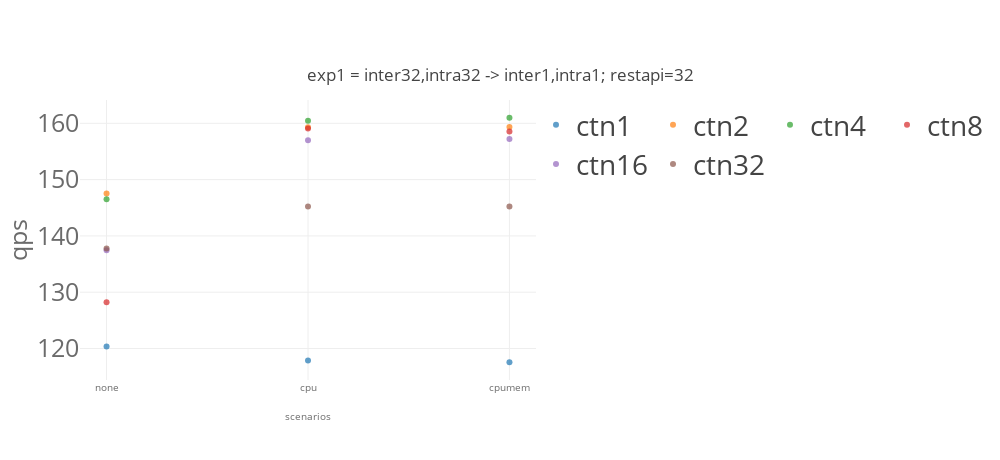
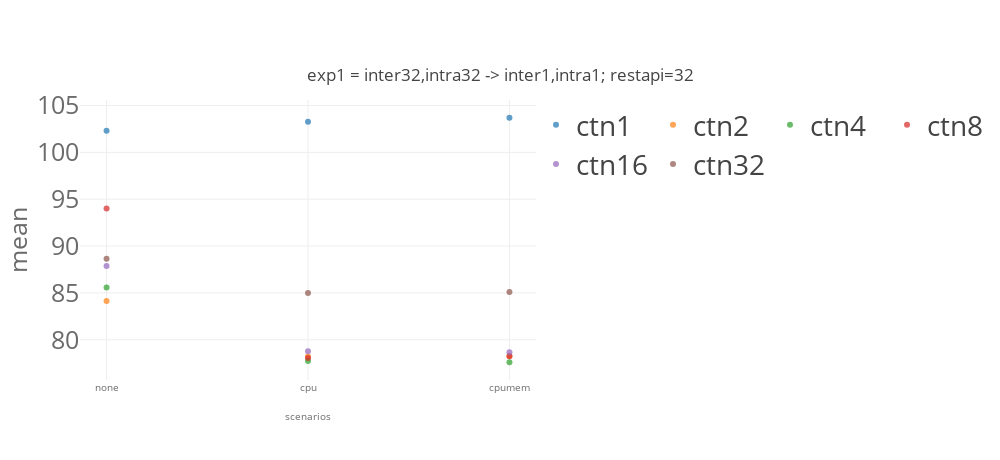
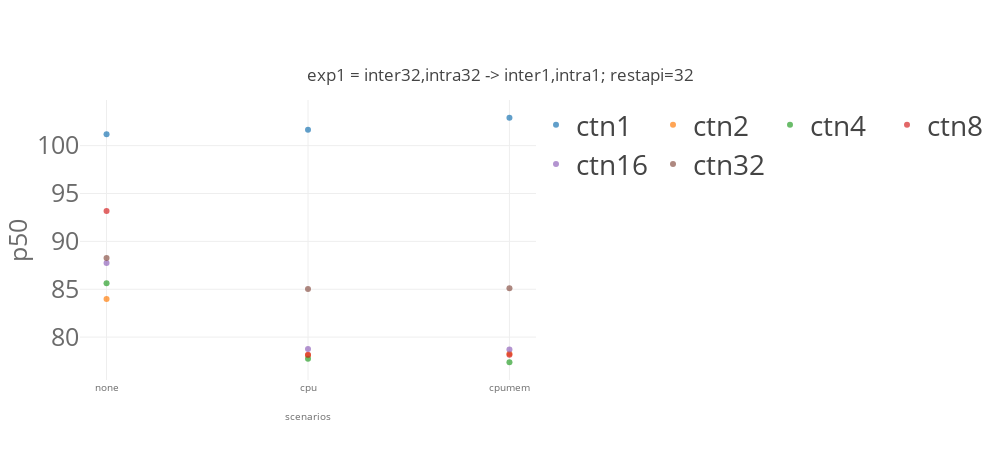

Source (notebook cell) for these figures, in order:
### Code cell
import matplotlib
import matplotlib.pyplot as plt
import numpy as np
from svglib.svglib import svg2rlg
from reportlab.graphics import renderPDF
from reportlab.pdfgen import canvas

from numpy import percentile, mean, std
import plotly.graph_objects as go

from plotly.offline import init_notebook_mode, iplot

import plotly.io as pio
pio.templates.default = "none"
# pio.templates.default = "simple_white"

import plotly.graph_objects as go
from plotly.subplots import make_subplots
import pandas as pd
# import plotly.express as px

for x in ['qps','mean','p50','p90','p99','p999']:
    for cbatch in [10]:
        for model_name in ['resnet']:
            list_traces = []
            for numctn in [1,2,4,8,16,32]: 
                dfg_bench = dfg[(dfg['benchmark']== model_name)  & (dfg['cbatch']==cbatch) & (dfg['numctn']==numctn) &\
                            ((dfg['k8senv']=='none') |\
                             (dfg['k8senv']=='cpumem')| (dfg['k8senv']=='cpumemory'))]
#                 print(dfg_bench)


                #data
                trace = go.Scatter(
                    name="ctn"+str(numctn),
                    x=[ 'none','cpu','cpumem'],
                    y= dfg_bench[x].values.tolist(),
        #             error_y = dict(type='data', array=df1_bench['model_time_std'].values.tolist()),
                    opacity=0.7,
                    mode='markers'
                )
                list_traces.append(trace)



            #layout
            layout = go.Layout(
                title={
                    'text': "exp1 = inter32,intra32 -> inter1,intra1; restapi=32" ,
                    'y':0.85,
                    'x':0.5,
                    'xanchor': 'center',
                    'yanchor': 'top'},
                width=1000,
                height=460,
                xaxis=dict(
                    title= "scenarios",
                    tickvals=[ 'none','cpu','cpumem'],
                    titlefont=dict(
                        size=10,
                        color='rgb(107, 107, 107)'
                    ),
                    tickfont=dict(
                        size=10,
                        color='rgb(107, 107, 107)'
                    )
                ),
                yaxis=dict(
                    title= x,
                    automargin=True,
                    titlefont=dict(
                        size=25,
                        color='rgb(107, 107, 107)'
                    ),
                    tickfont=dict(
                        size=25,
                        color='rgb(107, 107, 107)'
                    ),    
                ),
                legend=dict(
                    x=1.0,
                    y=1.0,
                    bgcolor='rgba(255, 255, 255, 0)',
                    bordercolor='rgba(255, 255, 255, 0)',
                    font = dict( size = 28)
                ),
                barmode='group',
                bargap=0.15,
                bargroupgap=0.08
        #         legend_orientation="h"
            )

        data = list_traces
        fig = go.Figure(data=data, layout=layout)
        fig.update_layout(legend_orientation="h")
        fig.show()    

    #     fig.write_image(path + model_name + k8senv +'.pdf')

### Figure 1 — Plotly figure (JSON) as saved in the notebook; plotly's stock layout.template omitted (floating-point values rounded to 4 significant figures)
{"data": [{"mode": "markers", "name": "ctn1", "opacity": 0.7, "type": "scatter", "x": ["none", "cpu", "cpumem"], "y": [120.4, 117.9, 117.6]}, {"mode": "markers", "name": "ctn2", "opacity": 0.7, "type": "scatter", "x": ["none", "cpu", "cpumem"], "y": [147.5, 159.3, 159.4]}, {"mode": "markers", "name": "ctn4", "opacity": 0.7, "type": "scatter", "x": ["none", "cpu", "cpumem"], "y": [146.5, 160.5, 161.0]}, {"mode": "markers", "name": "ctn8", "opacity": 0.7, "type": "scatter", "x": ["none", "cpu", "cpumem"], "y": [128.2, 159.1, 158.6]}, {"mode": "markers", "name": "ctn16", "opacity": 0.7, "type": "scatter", "x": ["none", "cpu", "cpumem"], "y": [137.5, 157.0, 157.2]}, {"mode": "markers", "name": "ctn32", "opacity": 0.7, "type": "scatter", "x": ["none", "cpu", "cpumem"], "y": [137.8, 145.2, 145.2]}], "layout": {"bargap": 0.15, "bargroupgap": 0.08, "barmode": "group", "height": 460, "legend": {"bgcolor": "rgba(255, 255, 255, 0)", "bordercolor": "rgba(255, 255, 255, 0)", "font": {"size": 28}, "orientation": "h", "x": 1, "y": 1}, "title": {"text": "exp1 = inter32,intra32 -> inter1,intra1; restapi=32", "x": 0.5, "xanchor": "center", "y": 0.85, "yanchor": "top"}, "width": 1000, "xaxis": {"tickfont": {"color": "rgb(107, 107, 107)", "size": 10}, "tickvals": ["none", "cpu", "cpumem"], "title": {"font": {"color": "rgb(107, 107, 107)", "size": 10}, "text": "scenarios"}}, "yaxis": {"automargin": true, "tickfont": {"color": "rgb(107, 107, 107)", "size": 25}, "title": {"font": {"color": "rgb(107, 107, 107)", "size": 25}, "text": "qps"}}}}

### Figure 2 — Plotly figure (JSON) as saved in the notebook; plotly's stock layout.template omitted (floating-point values rounded to 4 significant figures)
{"data": [{"mode": "markers", "name": "ctn1", "opacity": 0.7, "type": "scatter", "x": ["none", "cpu", "cpumem"], "y": [102.3, 103.3, 103.7]}, {"mode": "markers", "name": "ctn2", "opacity": 0.7, "type": "scatter", "x": ["none", "cpu", "cpumem"], "y": [84.15, 78.21, 78.27]}, {"mode": "markers", "name": "ctn4", "opacity": 0.7, "type": "scatter", "x": ["none", "cpu", "cpumem"], "y": [85.57, 77.73, 77.6]}, {"mode": "markers", "name": "ctn8", "opacity": 0.7, "type": "scatter", "x": ["none", "cpu", "cpumem"], "y": [94.02, 78.04, 78.24]}, {"mode": "markers", "name": "ctn16", "opacity": 0.7, "type": "scatter", "x": ["none", "cpu", "cpumem"], "y": [87.87, 78.77, 78.68]}, {"mode": "markers", "name": "ctn32", "opacity": 0.7, "type": "scatter", "x": ["none", "cpu", "cpumem"], "y": [88.66, 84.99, 85.1]}], "layout": {"bargap": 0.15, "bargroupgap": 0.08, "barmode": "group", "height": 460, "legend": {"bgcolor": "rgba(255, 255, 255, 0)", "bordercolor": "rgba(255, 255, 255, 0)", "font": {"size": 28}, "orientation": "h", "x": 1, "y": 1}, "title": {"text": "exp1 = inter32,intra32 -> inter1,intra1; restapi=32", "x": 0.5, "xanchor": "center", "y": 0.85, "yanchor": "top"}, "width": 1000, "xaxis": {"tickfont": {"color": "rgb(107, 107, 107)", "size": 10}, "tickvals": ["none", "cpu", "cpumem"], "title": {"font": {"color": "rgb(107, 107, 107)", "size": 10}, "text": "scenarios"}}, "yaxis": {"automargin": true, "tickfont": {"color": "rgb(107, 107, 107)", "size": 25}, "title": {"font": {"color": "rgb(107, 107, 107)", "size": 25}, "text": "mean"}}}}

### Figure 3 — Plotly figure (JSON) as saved in the notebook; plotly's stock layout.template omitted (floating-point values rounded to 4 significant figures)
{"data": [{"mode": "markers", "name": "ctn1", "opacity": 0.7, "type": "scatter", "x": ["none", "cpu", "cpumem"], "y": [101.2, 101.7, 102.9]}, {"mode": "markers", "name": "ctn2", "opacity": 0.7, "type": "scatter", "x": ["none", "cpu", "cpumem"], "y": [83.98, 78.09, 78.25]}, {"mode": "markers", "name": "ctn4", "opacity": 0.7, "type": "scatter", "x": ["none", "cpu", "cpumem"], "y": [85.62, 77.74, 77.37]}, {"mode": "markers", "name": "ctn8", "opacity": 0.7, "type": "scatter", "x": ["none", "cpu", "cpumem"], "y": [93.18, 78.14, 78.16]}, {"mode": "markers", "name": "ctn16", "opacity": 0.7, "type": "scatter", "x": ["none", "cpu", "cpumem"], "y": [87.73, 78.75, 78.7]}, {"mode": "markers", "name": "ctn32", "opacity": 0.7, "type": "scatter", "x": ["none", "cpu", "cpumem"], "y": [88.28, 85.03, 85.1]}], "layout": {"bargap": 0.15, "bargroupgap": 0.08, "barmode": "group", "height": 460, "legend": {"bgcolor": "rgba(255, 255, 255, 0)", "bordercolor": "rgba(255, 255, 255, 0)", "font": {"size": 28}, "orientation": "h", "x": 1, "y": 1}, "title": {"text": "exp1 = inter32,intra32 -> inter1,intra1; restapi=32", "x": 0.5, "xanchor": "center", "y": 0.85, "yanchor": "top"}, "width": 1000, "xaxis": {"tickfont": {"color": "rgb(107, 107, 107)", "size": 10}, "tickvals": ["none", "cpu", "cpumem"], "title": {"font": {"color": "rgb(107, 107, 107)", "size": 10}, "text": "scenarios"}}, "yaxis": {"automargin": true, "tickfont": {"color": "rgb(107, 107, 107)", "size": 25}, "title": {"font": {"color": "rgb(107, 107, 107)", "size": 25}, "text": "p50"}}}}
